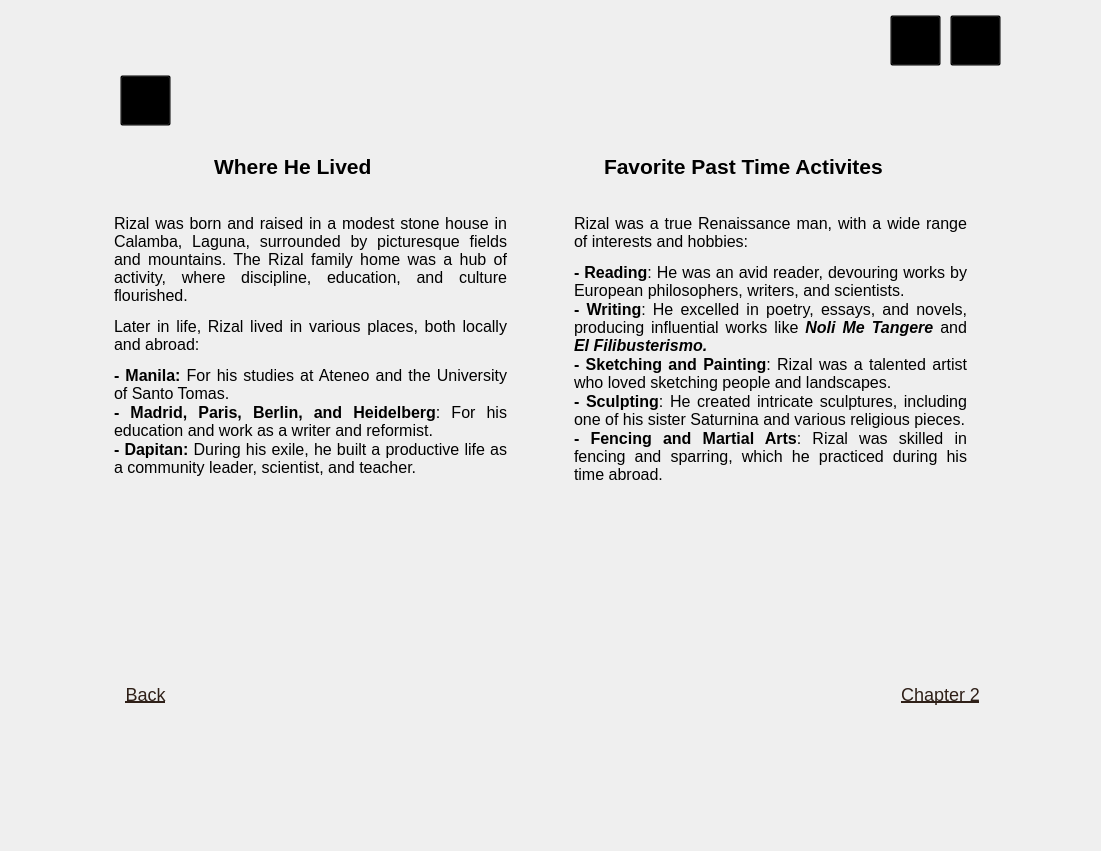
<?xml version="1.0" encoding="UTF-8"?>
<ui version="4.0">
 <class>chapter1_2</class>
 <widget class="QMainWindow" name="chapter1_2">
  <property name="geometry">
   <rect>
    <x>0</x>
    <y>0</y>
    <width>1101</width>
    <height>851</height>
   </rect>
  </property>
  <property name="minimumSize">
   <size>
    <width>1101</width>
    <height>851</height>
   </size>
  </property>
  <property name="maximumSize">
   <size>
    <width>1101</width>
    <height>851</height>
   </size>
  </property>
  <property name="windowTitle">
   <string>MainWindow</string>
  </property>
  <widget class="QWidget" name="centralwidget">
   <widget class="QLabel" name="bg">
    <property name="geometry">
     <rect>
      <x>0</x>
      <y>0</y>
      <width>1101</width>
      <height>851</height>
     </rect>
    </property>
    <property name="minimumSize">
     <size>
      <width>1101</width>
      <height>851</height>
     </size>
    </property>
    <property name="maximumSize">
     <size>
      <width>1101</width>
      <height>851</height>
     </size>
    </property>
    <property name="text">
     <string/>
    </property>
    <property name="pixmap">
     <pixmap>../reso/bg.png</pixmap>
    </property>
    <property name="scaledContents">
     <bool>true</bool>
    </property>
   </widget>
   <widget class="QTextEdit" name="wherehelived1">
    <property name="enabled">
     <bool>false</bool>
    </property>
    <property name="geometry">
     <rect>
      <x>110</x>
      <y>210</y>
      <width>401</width>
      <height>411</height>
     </rect>
    </property>
    <property name="styleSheet">
     <string notr="true">
    QTextEdit {
        background: transparent;
        font-family: &quot;Times New Roman&quot;;
        font-size: 10pt;
        border: none;
    }
</string>
    </property>
    <property name="html">
     <string>&lt;!DOCTYPE HTML PUBLIC &quot;-//W3C//DTD HTML 4.0//EN&quot; &quot;http://www.w3.org/TR/REC-html40/strict.dtd&quot;&gt;
&lt;html&gt;&lt;head&gt;&lt;meta name=&quot;qrichtext&quot; content=&quot;1&quot; /&gt;&lt;style type=&quot;text/css&quot;&gt;
p, li { white-space: pre-wrap; }
&lt;/style&gt;&lt;/head&gt;&lt;body style=&quot; font-family:'Times New Roman'; font-size:10pt; font-weight:400; font-style:normal;&quot;&gt;
&lt;p align=&quot;justify&quot; style=&quot; margin-top:12px; margin-bottom:12px; margin-left:0px; margin-right:0px; -qt-block-indent:0; text-indent:0px;&quot;&gt;&lt;span style=&quot; font-size:12pt; color:#000000;&quot;&gt;Rizal was born and raised in a modest stone house in Calamba, Laguna, surrounded by picturesque fields and mountains. The Rizal family home was a hub of activity, where discipline, education, and culture flourished.&lt;/span&gt;&lt;/p&gt;
&lt;p align=&quot;justify&quot; style=&quot; margin-top:12px; margin-bottom:12px; margin-left:0px; margin-right:0px; -qt-block-indent:0; text-indent:0px;&quot;&gt;&lt;span style=&quot; font-size:12pt; color:#000000;&quot;&gt;Later in life, Rizal lived in various places, both locally and abroad:&lt;/span&gt;&lt;/p&gt;
&lt;p align=&quot;justify&quot; style=&quot; margin-top:12px; margin-bottom:0px; margin-left:0px; margin-right:0px; -qt-block-indent:0; text-indent:0px;&quot;&gt;&lt;span style=&quot; font-size:12pt; font-weight:600; color:#000000;&quot;&gt;- Manila:&lt;/span&gt;&lt;span style=&quot; font-size:12pt; color:#000000;&quot;&gt; For his studies at Ateneo and the University of Santo Tomas.&lt;/span&gt;&lt;/p&gt;
&lt;p align=&quot;justify&quot; style=&quot; margin-top:0px; margin-bottom:0px; margin-left:0px; margin-right:0px; -qt-block-indent:0; text-indent:0px;&quot;&gt;&lt;span style=&quot; font-size:12pt; font-weight:600; color:#000000;&quot;&gt;- Madrid, Paris, Berlin, and Heidelberg&lt;/span&gt;&lt;span style=&quot; font-size:12pt; color:#000000;&quot;&gt;: For his education and work as a writer and reformist.&lt;/span&gt;&lt;/p&gt;
&lt;p align=&quot;justify&quot; style=&quot; margin-top:0px; margin-bottom:12px; margin-left:0px; margin-right:0px; -qt-block-indent:0; text-indent:0px;&quot;&gt;&lt;span style=&quot; font-size:12pt; font-weight:600; color:#000000;&quot;&gt;- Dapitan: &lt;/span&gt;&lt;span style=&quot; font-size:12pt; color:#000000;&quot;&gt;During his exile, he built a productive life as a community leader, scientist, and teacher.&lt;/span&gt;&lt;/p&gt;&lt;/body&gt;&lt;/html&gt;</string>
    </property>
   </widget>
   <widget class="QPushButton" name="backbutton">
    <property name="geometry">
     <rect>
      <x>120</x>
      <y>680</y>
      <width>51</width>
      <height>28</height>
     </rect>
    </property>
    <property name="styleSheet">
     <string notr="true">QPushButton {
    background-color: transparent;
    border: none;
    color: #2f2018;       /* Default font color */
    font-size: 18px;
    font-family: &quot;Times New Roman&quot;;
    text-decoration: underline;
}

QPushButton:hover {
    color: red;           /* Red color on hover */
}

QPushButton:pressed {
    color: #800000;       /* Darker red when pressed */
}</string>
    </property>
    <property name="text">
     <string>Back</string>
    </property>
   </widget>
   <widget class="QTextEdit" name="wherehelived">
    <property name="enabled">
     <bool>false</bool>
    </property>
    <property name="geometry">
     <rect>
      <x>210</x>
      <y>150</y>
      <width>211</width>
      <height>41</height>
     </rect>
    </property>
    <property name="styleSheet">
     <string notr="true">
    QTextEdit {
        background: transparent;
        font-family: &quot;Times New Roman&quot;;
        font-size: 10pt;
        border: none;
    }
</string>
    </property>
    <property name="html">
     <string>&lt;!DOCTYPE HTML PUBLIC &quot;-//W3C//DTD HTML 4.0//EN&quot; &quot;http://www.w3.org/TR/REC-html40/strict.dtd&quot;&gt;
&lt;html&gt;&lt;head&gt;&lt;meta name=&quot;qrichtext&quot; content=&quot;1&quot; /&gt;&lt;style type=&quot;text/css&quot;&gt;
p, li { white-space: pre-wrap; }
&lt;/style&gt;&lt;/head&gt;&lt;body style=&quot; font-family:'Times New Roman'; font-size:10pt; font-weight:400; font-style:normal;&quot;&gt;
&lt;p align=&quot;justify&quot; style=&quot; margin-top:0px; margin-bottom:12px; margin-left:0px; margin-right:0px; -qt-block-indent:0; text-indent:0px;&quot;&gt;&lt;span style=&quot; font-size:16pt; font-weight:600; color:#000000;&quot;&gt;Where He Lived&lt;/span&gt;&lt;/p&gt;&lt;/body&gt;&lt;/html&gt;</string>
    </property>
   </widget>
   <widget class="QTextEdit" name="pasttime1">
    <property name="enabled">
     <bool>false</bool>
    </property>
    <property name="geometry">
     <rect>
      <x>570</x>
      <y>210</y>
      <width>401</width>
      <height>431</height>
     </rect>
    </property>
    <property name="styleSheet">
     <string notr="true">
    QTextEdit {
        background: transparent;
        font-family: &quot;Times New Roman&quot;;
        font-size: 10pt;
        border: none;
    }
</string>
    </property>
    <property name="html">
     <string>&lt;!DOCTYPE HTML PUBLIC &quot;-//W3C//DTD HTML 4.0//EN&quot; &quot;http://www.w3.org/TR/REC-html40/strict.dtd&quot;&gt;
&lt;html&gt;&lt;head&gt;&lt;meta name=&quot;qrichtext&quot; content=&quot;1&quot; /&gt;&lt;style type=&quot;text/css&quot;&gt;
p, li { white-space: pre-wrap; }
&lt;/style&gt;&lt;/head&gt;&lt;body style=&quot; font-family:'Times New Roman'; font-size:10pt; font-weight:400; font-style:normal;&quot;&gt;
&lt;p align=&quot;justify&quot; style=&quot; margin-top:12px; margin-bottom:12px; margin-left:0px; margin-right:0px; -qt-block-indent:0; text-indent:0px;&quot;&gt;&lt;span style=&quot; font-size:12pt; color:#000000;&quot;&gt;Rizal was a true Renaissance man, with a wide range of interests and hobbies:&lt;/span&gt;&lt;/p&gt;
&lt;p align=&quot;justify&quot; style=&quot; margin-top:12px; margin-bottom:0px; margin-left:0px; margin-right:0px; -qt-block-indent:0; text-indent:0px;&quot;&gt;&lt;span style=&quot; font-size:12pt; font-weight:696; color:#000000;&quot;&gt;- Reading&lt;/span&gt;&lt;span style=&quot; font-size:12pt; color:#000000;&quot;&gt;: He was an avid reader, devouring works by European philosophers, writers, and scientists.&lt;/span&gt;&lt;/p&gt;
&lt;p align=&quot;justify&quot; style=&quot; margin-top:0px; margin-bottom:0px; margin-left:0px; margin-right:0px; -qt-block-indent:0; text-indent:0px;&quot;&gt;&lt;span style=&quot; font-size:12pt; font-weight:696; color:#000000;&quot;&gt;- Writing&lt;/span&gt;&lt;span style=&quot; font-size:12pt; color:#000000;&quot;&gt;: He excelled in poetry, essays, and novels, producing influential works like &lt;/span&gt;&lt;span style=&quot; font-size:12pt; font-weight:600; font-style:italic; color:#000000;&quot;&gt;Noli Me Tangere &lt;/span&gt;&lt;span style=&quot; font-size:12pt; color:#000000;&quot;&gt;and&lt;/span&gt;&lt;span style=&quot; font-size:12pt; font-weight:600; font-style:italic; color:#000000;&quot;&gt; El Filibusterismo.&lt;/span&gt;&lt;/p&gt;
&lt;p align=&quot;justify&quot; style=&quot; margin-top:0px; margin-bottom:0px; margin-left:0px; margin-right:0px; -qt-block-indent:0; text-indent:0px;&quot;&gt;&lt;span style=&quot; font-size:12pt; font-weight:696; color:#000000;&quot;&gt;- Sketching and Painting&lt;/span&gt;&lt;span style=&quot; font-size:12pt; color:#000000;&quot;&gt;: Rizal was a talented artist who loved sketching people and landscapes.&lt;/span&gt;&lt;/p&gt;
&lt;p align=&quot;justify&quot; style=&quot; margin-top:0px; margin-bottom:0px; margin-left:0px; margin-right:0px; -qt-block-indent:0; text-indent:0px;&quot;&gt;&lt;span style=&quot; font-size:12pt; font-weight:696; color:#000000;&quot;&gt;- Sculpting&lt;/span&gt;&lt;span style=&quot; font-size:12pt; color:#000000;&quot;&gt;: He created intricate sculptures, including one of his sister Saturnina and various religious pieces.&lt;/span&gt;&lt;/p&gt;
&lt;p align=&quot;justify&quot; style=&quot; margin-top:0px; margin-bottom:12px; margin-left:0px; margin-right:0px; -qt-block-indent:0; text-indent:0px;&quot;&gt;&lt;span style=&quot; font-size:12pt; font-weight:696; color:#000000;&quot;&gt;- Fencing and Martial Arts&lt;/span&gt;&lt;span style=&quot; font-size:12pt; color:#000000;&quot;&gt;: Rizal was skilled in fencing and sparring, which he practiced during his time abroad.&lt;/span&gt;&lt;/p&gt;&lt;/body&gt;&lt;/html&gt;</string>
    </property>
   </widget>
   <widget class="QTextEdit" name="pasttime">
    <property name="enabled">
     <bool>false</bool>
    </property>
    <property name="geometry">
     <rect>
      <x>600</x>
      <y>150</y>
      <width>361</width>
      <height>41</height>
     </rect>
    </property>
    <property name="styleSheet">
     <string notr="true">
    QTextEdit {
        background: transparent;
        font-family: &quot;Times New Roman&quot;;
        font-size: 10pt;
        border: none;
    }
</string>
    </property>
    <property name="html">
     <string>&lt;!DOCTYPE HTML PUBLIC &quot;-//W3C//DTD HTML 4.0//EN&quot; &quot;http://www.w3.org/TR/REC-html40/strict.dtd&quot;&gt;
&lt;html&gt;&lt;head&gt;&lt;meta name=&quot;qrichtext&quot; content=&quot;1&quot; /&gt;&lt;style type=&quot;text/css&quot;&gt;
p, li { white-space: pre-wrap; }
&lt;/style&gt;&lt;/head&gt;&lt;body style=&quot; font-family:'Times New Roman'; font-size:10pt; font-weight:400; font-style:normal;&quot;&gt;
&lt;p align=&quot;justify&quot; style=&quot; margin-top:0px; margin-bottom:12px; margin-left:0px; margin-right:0px; -qt-block-indent:0; text-indent:0px;&quot;&gt;&lt;span style=&quot; font-size:16pt; font-weight:600; color:#000000;&quot;&gt;Favorite Past Time Activites&lt;/span&gt;&lt;/p&gt;&lt;/body&gt;&lt;/html&gt;</string>
    </property>
   </widget>
   <widget class="QPushButton" name="nextbutton">
    <property name="geometry">
     <rect>
      <x>900</x>
      <y>680</y>
      <width>81</width>
      <height>28</height>
     </rect>
    </property>
    <property name="styleSheet">
     <string notr="true">QPushButton {
    background-color: transparent;
    border: none;
    color: #2f2018;       /* Default font color */
    font-size: 18px;
    font-family: &quot;Times New Roman&quot;;
    text-decoration: underline;
}

QPushButton:hover {
    color: red;           /* Red color on hover */
}

QPushButton:pressed {
    color: #800000;       /* Darker red when pressed */
}</string>
    </property>
    <property name="text">
     <string>Chapter 2</string>
    </property>
   </widget>
   <widget class="QPushButton" name="exitbutton">
    <property name="geometry">
     <rect>
      <x>950</x>
      <y>15</y>
      <width>51</width>
      <height>51</height>
     </rect>
    </property>
    <property name="styleSheet">
     <string notr="true">QPushButton {
    background-color: transparent;
}</string>
    </property>
    <property name="text">
     <string/>
    </property>
   </widget>
   <widget class="QPushButton" name="volumebutton">
    <property name="geometry">
     <rect>
      <x>890</x>
      <y>15</y>
      <width>51</width>
      <height>51</height>
     </rect>
    </property>
    <property name="styleSheet">
     <string notr="true">QPushButton {
    background-color: transparent;
}</string>
    </property>
    <property name="text">
     <string/>
    </property>
   </widget>
   <widget class="QPushButton" name="bmbutton">
    <property name="geometry">
     <rect>
      <x>120</x>
      <y>75</y>
      <width>51</width>
      <height>51</height>
     </rect>
    </property>
    <property name="styleSheet">
     <string notr="true">QPushButton {
    background-color: transparent;
}</string>
    </property>
    <property name="text">
     <string/>
    </property>
   </widget>
   <widget class="QLabel" name="noli">
    <property name="geometry">
     <rect>
      <x>890</x>
      <y>360</y>
      <width>81</width>
      <height>31</height>
     </rect>
    </property>
    <property name="text">
     <string/>
    </property>
   </widget>
   <widget class="QLabel" name="tangere">
    <property name="geometry">
     <rect>
      <x>570</x>
      <y>380</y>
      <width>81</width>
      <height>31</height>
     </rect>
    </property>
    <property name="text">
     <string/>
    </property>
   </widget>
   <widget class="QLabel" name="elfili">
    <property name="geometry">
     <rect>
      <x>680</x>
      <y>390</y>
      <width>161</width>
      <height>31</height>
     </rect>
    </property>
    <property name="text">
     <string/>
    </property>
   </widget>
  </widget>
 </widget>
 <resources/>
 <connections/>
</ui>
